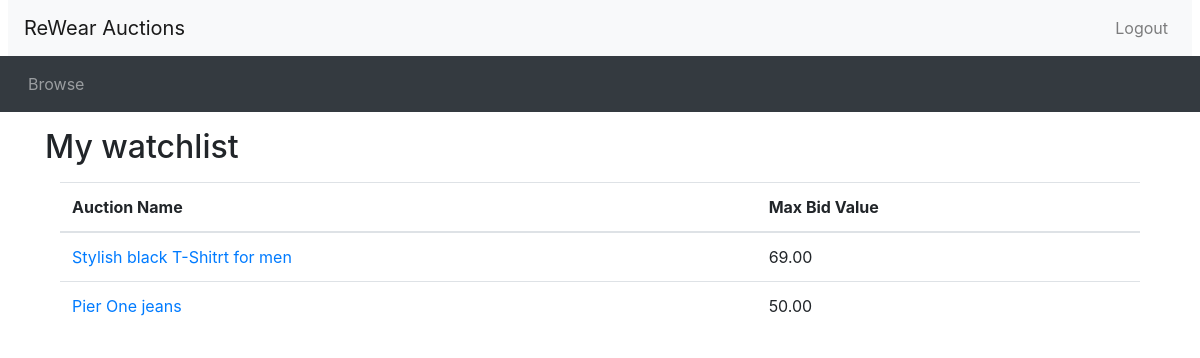
The app's page /my_wishlist.php (signed in) with its own data.
### tables this page shows
CREATE TABLE Auctions (
    auctionID INT(10) AUTO_INCREMENT,
    auctionStartDate DATETIME NOT NULL,
    auctionEndDate DATETIME NOT NULL,
    auctionStartingPrice DOUBLE(10,2) NOT NULL, 
    auctionReservePrice DOUBLE(10,2),
    auctionName VARCHAR(100) NOT NULL,
    auctionDescription VARCHAR(500),
    auctionPicture VARCHAR(100),
    sellerID INT(10) NOT NULL,
    categoryType VARCHAR(100),
    categoryColor VARCHAR(100),
    categoryGender VARCHAR(100),
    categorySize VARCHAR(100),
    PRIMARY KEY(auctionID),
    FOREIGN KEY (sellerID) REFERENCES Users (userID) ON UPDATE CASCADE ON DELETE CASCADE,
    FOREIGN KEY (categoryType) REFERENCES CategoryClothsType (categoryType) ON UPDATE CASCADE ON DELETE RESTRICT,
    FOREIGN KEY (categoryColor) REFERENCES CategoryColorType (categoryColor) ON UPDATE CASCADE ON DELETE RESTRICT,
    FOREIGN KEY (categoryGender) REFERENCES categoryGenderType (categoryGender) ON UPDATE CASCADE ON DELETE RESTRICT,
    FOREIGN KEY (categorySize) REFERENCES categorySizeType (categorySize) ON UPDATE CASCADE ON DELETE RESTRICT
);

### database_connection.php (called while the page is built, shortened)
<?php
function connectMAC()
{
    $configFile = 'Database_host_MAC.txt';
    $configData = file($configFile, FILE_IGNORE_NEW_LINES | FILE_SKIP_EMPTY_LINES);
    $dbConfig = [];
    foreach ($configData as $line) {
       list($key, $value) = explode('=', $line);
       $dbConfig[$key] = $value;
    }
    $connection = mysqli_connect($dbConfig['host'], $dbConfig['username'], $dbConfig['password'], $dbConfig['DB_name']);
    return $connection;
}
function send_queryMAC($query)
{
    $connection = connectMAC();
    $result = mysqli_query($connection, $query);
    return $result;
}
?>

### my_wishlist.php (the view, shortened to what this page needs)
<?php include_once("header.php")?>
<?php require_once("database_connection.php")?>
<div class="container">
<h2 class="my-3">My watchlist</h2>
<?php
$buyerID = $_SESSION['userID'];
$query = "SELECT a.auctionID, a.auctionName, a.auctionStartingPrice, MAX(b.bidValue) as auctionMaxCP
          FROM Watchlists w
          JOIN Auctions a ON w.auctionID = a.auctionID
          LEFT JOIN Bids b ON a.auctionID = b.auctionID
          WHERE w.buyerID = '$buyerID'
          GROUP BY a.auctionID, a.auctionName, a.auctionStartingPrice";
$result = send_queryMAC($query);
?>
<div class="container">
    <table class="table">
        <thead>
            <tr>
                <th>Auction Name</th>
                <th>Max Bid Value</th>
            </tr>
        </thead>
        <tbody>
            <?php
                if (mysqli_num_rows($result) > 0) {
                    while ($row = mysqli_fetch_assoc($result)) {
                        $auctionMaxCP = $row['auctionMaxCP'];
                        echo "<tr>";
                        echo "<td><a href='listing.php?item_id=" . htmlspecialchars($row['auctionID']) . "'>" . htmlspecialchars($row['auctionName']) . "</a></td>";
                        echo "<td>" . htmlspecialchars($auctionMaxCP) . "</td>";
                        echo "</tr>";
                }
            } else {
                echo "<tr><td colspan='2'>No auctions found in your watchlist.</td></tr>";
            }
            ?>
        </tbody>
    </table>
</div>
<?php include_once("footer.php"); ?>

### records on screen
auctions: auctionName "Stylish black T-Shitrt for men", auctionMaxCP "69.00"
auctions: auctionName "Pier One jeans", auctionMaxCP "50.00"
